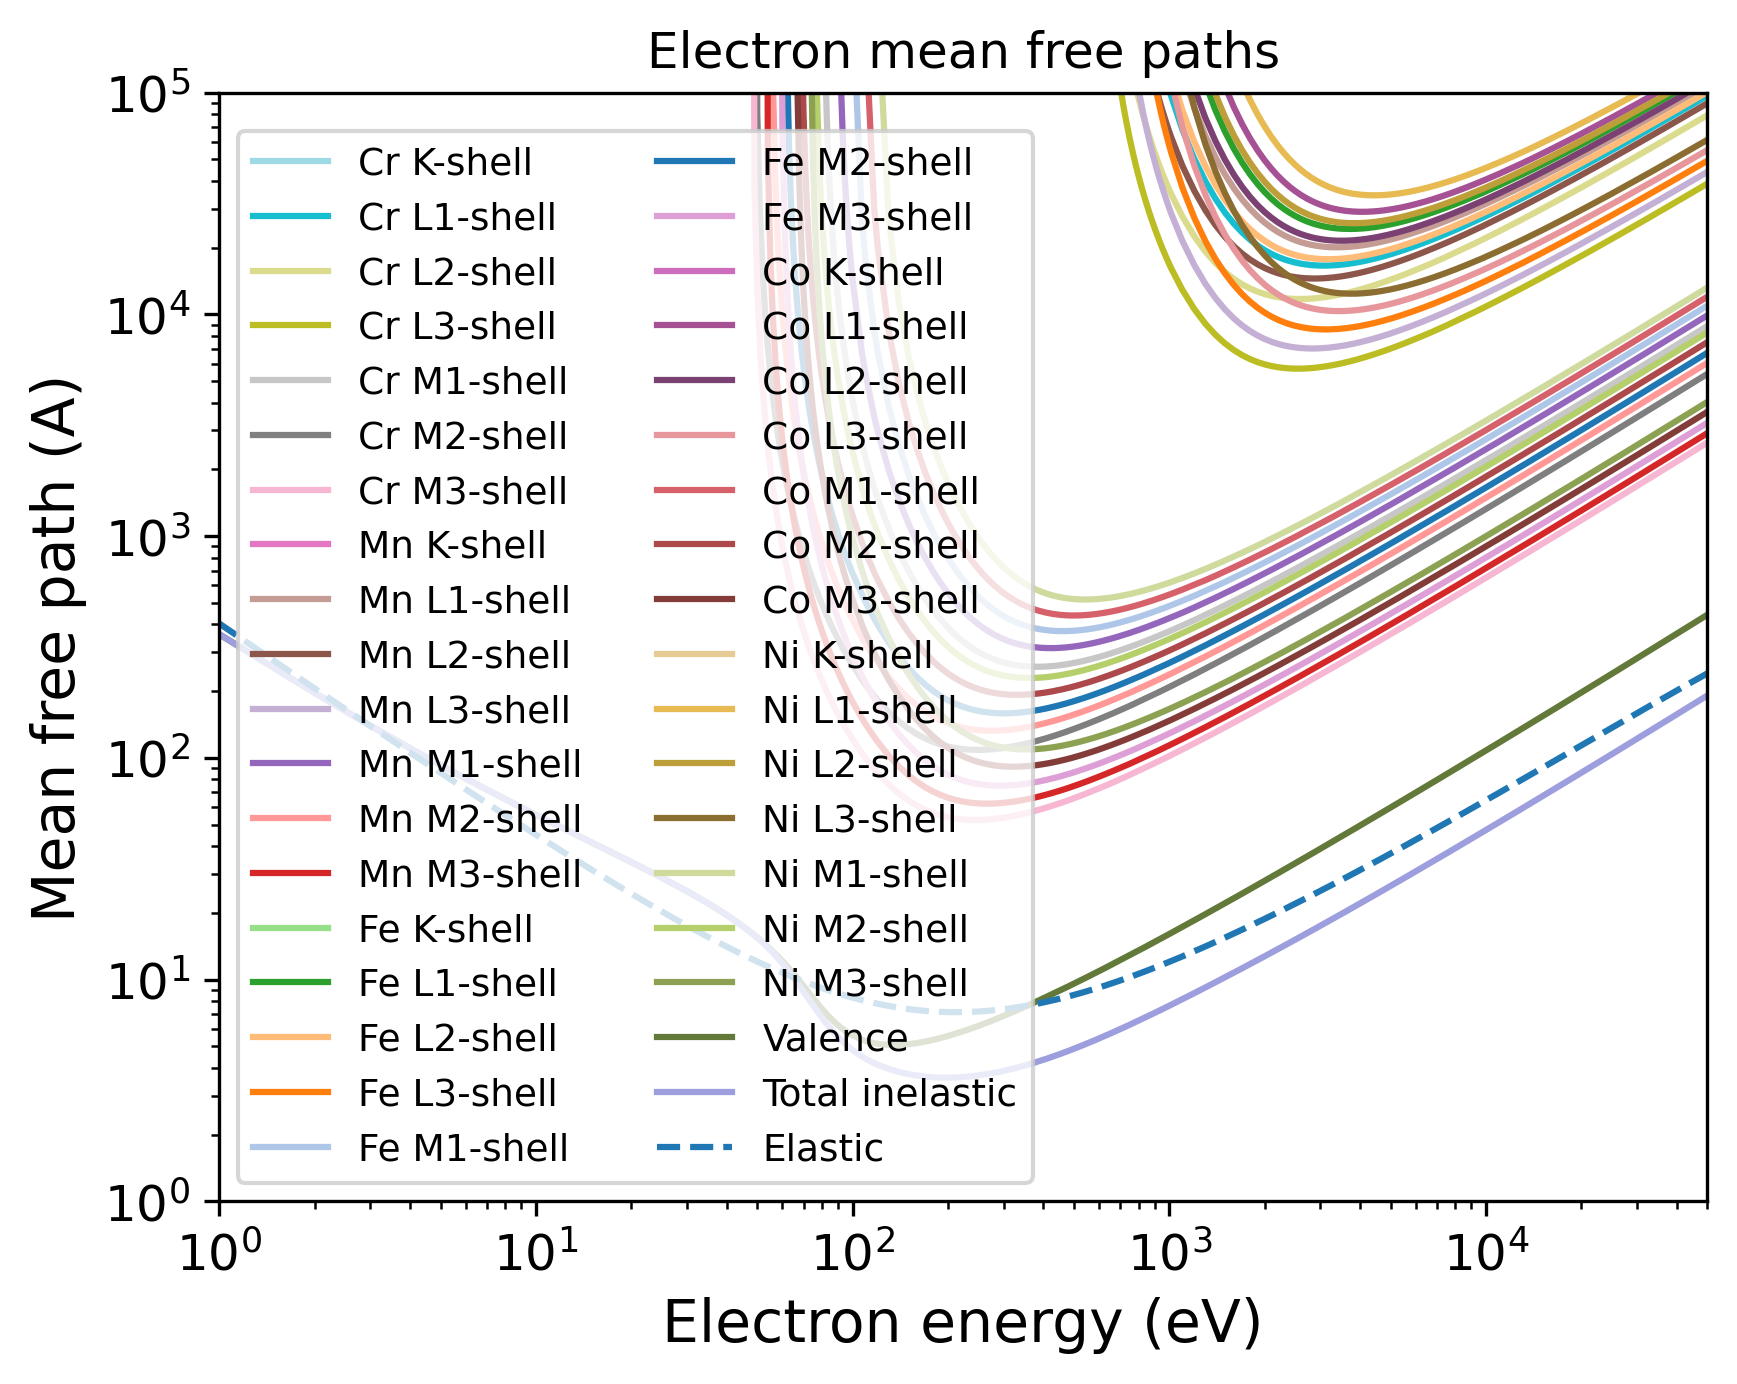

Write Python code to recreate this figure.
import pandas as pd
import numpy as np
import matplotlib.pyplot as plt
import matplotlib.cm as cm
# Set the format:
plt.xlabel("Electron energy (eV)", fontsize=14)
plt.ylabel("Mean free path (A)", fontsize=14)
plt.xticks(fontsize=12)
plt.yticks(fontsize=12)
plt.grid(False)
# Set the axes:
# Read the output file:
df = pd.read_csv(r"OUTPUT_CrMnFeCoNi_Electron_IMFP.dat", sep=r'\s+', header=None, comment="#", skipinitialspace=True)
plt.xscale("log")
plt.yscale("log")
# Prepare the plot:
columns_to_plot = [ 1, 2, 3, 4, 5, 6, 7, 8, 9, 10, 11, 12, 13, 14, 15, 16, 17, 18, 19, 20, 21, 22, 23, 24, 25, 26, 27, 28, 29, 30, 31, 32, 33, 34, 35, 36, 37]
labels = [ "Cr K-shell", "Cr L1-shell", "Cr L2-shell", "Cr L3-shell", "Cr M1-shell", "Cr M2-shell", "Cr M3-shell", "Mn K-shell", "Mn L1-shell", "Mn L2-shell", "Mn L3-shell", "Mn M1-shell", "Mn M2-shell", "Mn M3-shell", "Fe K-shell", "Fe L1-shell", "Fe L2-shell", "Fe L3-shell", "Fe M1-shell", "Fe M2-shell", "Fe M3-shell", "Co K-shell", "Co L1-shell", "Co L2-shell", "Co L3-shell", "Co M1-shell", "Co M2-shell", "Co M3-shell", "Ni K-shell", "Ni L1-shell", "Ni L2-shell", "Ni L3-shell", "Ni M1-shell", "Ni M2-shell", "Ni M3-shell", "Valence", "Total inelastic"]
# Create N distinct colors from a colormap
N = len(columns_to_plot)
colors = np.vstack([plt.cm.tab20(np.linspace(1, 0, 20)), plt.cm.tab20b(np.linspace(1, 0, 20))])
# Set line styles:
linestyles = [ "-", "-", "-", "-", "-", "-", "-", "-", "-", "-", "-", "-", "-", "-", "-", "-", "-", "-", "-", "-", "-", "-", "-", "-", "-", "-", "-", "-", "-", "-", "-", "-", "-", "-", "-", "-", "-"]
for i, col in enumerate(columns_to_plot):
    color = colors[i % len(colors)]
    ls    = linestyles[i % len(linestyles)]
    label = labels[i % len(labels)]
    plt.plot(df.iloc[:, 0], df.iloc[:, col],
    color=color,
    label=label,
    linestyle=ls)
# Add a curve from the second file
df2 = pd.read_csv(r"OUTPUT_CrMnFeCoNi_Electron_EMFP.dat", sep=r'\s+', header=None, comment="#", skipinitialspace=True)
columns_to_plot2 = [ 6]
labels2 = [ "Elastic"]
# Create second part of the plot:
for col, label in zip(columns_to_plot2, labels2):
    plt.plot(df2.iloc[:, 0], df2.iloc[:, col], label=label, linestyle="--")
plt.xlim(1.00000000,50000.00000000)
plt.ylim(1.00000000,100000.00000000)
plt.title("Electron mean free paths")
plt.legend(loc="best", fontsize=9, ncol=2)
# Save the plot in this format:
plt.savefig("OUTPUT_MFP_electron.png", dpi=300, bbox_inches="tight")
